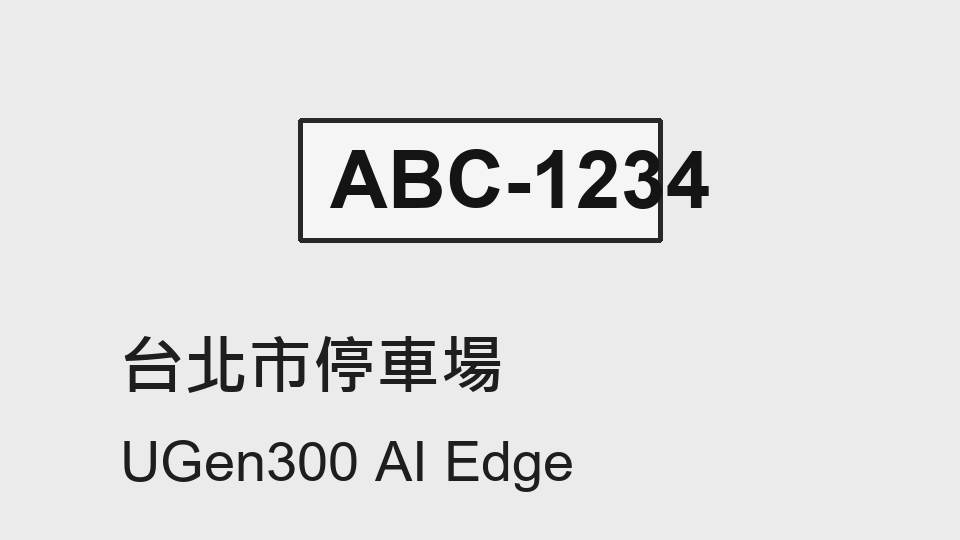
#> input picture scripts/plate_sample.png, 960 x 540 px
$ python -i sketch.py   (imports and definitions only)
#> lines starting #> are read from the running program, lines starting #| are printed output that depends on the picture
#> further down, picture is the input picture: shape (540, 960, 3); min 20, max 245, mean 224.6
# -*- coding: utf-8 -*-
"""
sketch.py — Dodge 鉛筆素描 + 三庭五眼裝飾網格，純 CPU
"""

import cv2
import numpy as np


def make_dodge_sketch(frame_bgr, blur_ksize=21):
    """
    灰階 → 反相 → 高斯模糊 → cv2.divide（dodge 算法）
    回傳 grayscale uint8 numpy array（單通道）。
    """
#> called with blur_ksize = 21
    if blur_ksize % 2 == 0:
        blur_ksize += 1
    gray   = cv2.cvtColor(frame_bgr, cv2.COLOR_BGR2GRAY)
    inv    = cv2.bitwise_not(gray)
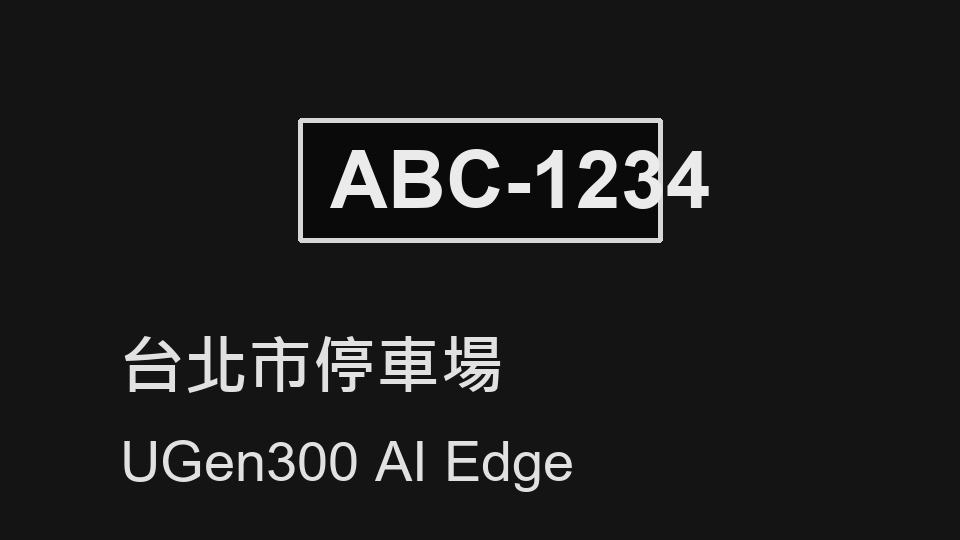
#> inv: shape (540, 960); min 10, max 235, mean 30.4
    blur   = cv2.GaussianBlur(inv, (blur_ksize, blur_ksize), 0)
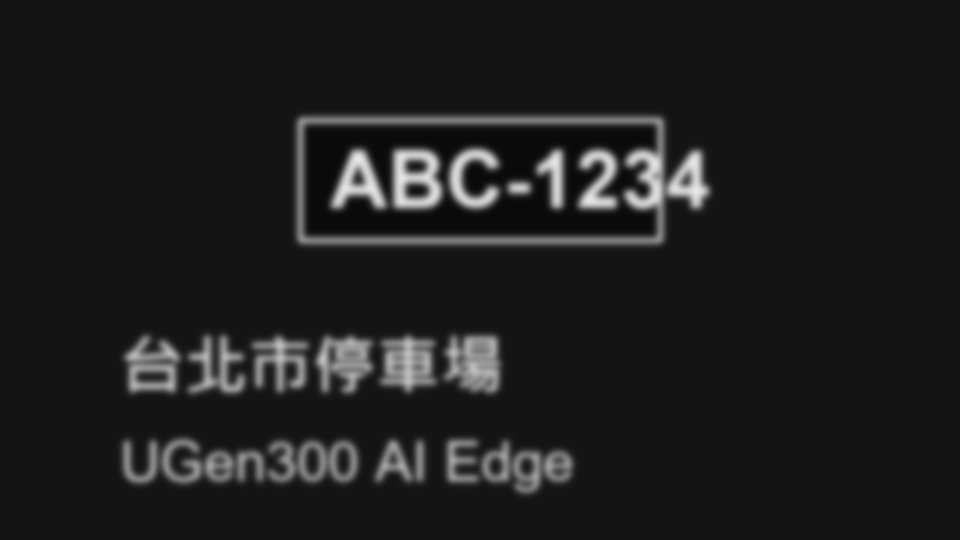
#> blur: shape (540, 960); min 10, max 231, mean 30.4
    sketch = cv2.divide(gray, 255 - blur, scale=256.0)
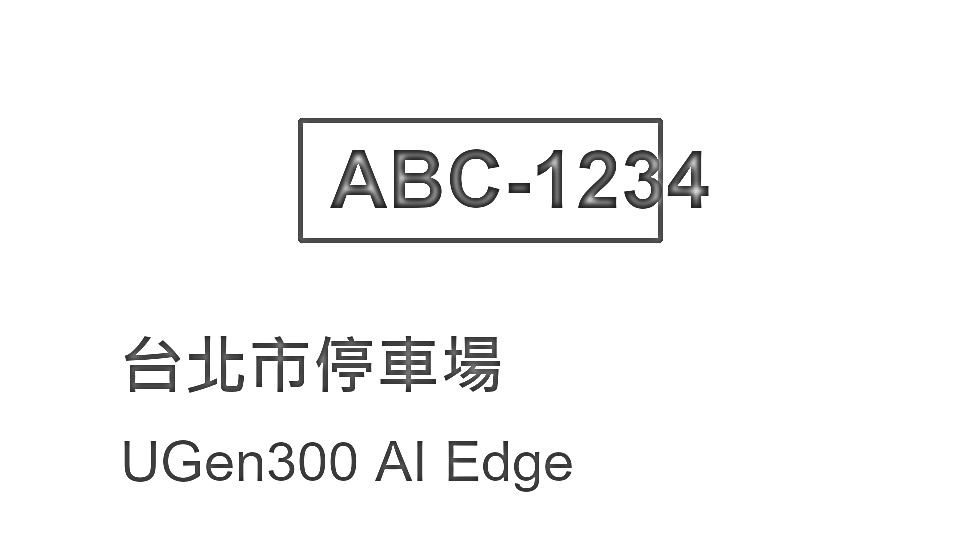
#> sketch: shape (540, 960); min 28, max 255, mean 245.6
    return sketch


# [55 lines left out: function draw_grid_on_sketch, not called in this run]

>>> import cv2
>>> picture = cv2.imread('../scripts/plate_sample.png')
>>> result = make_dodge_sketch(picture)
